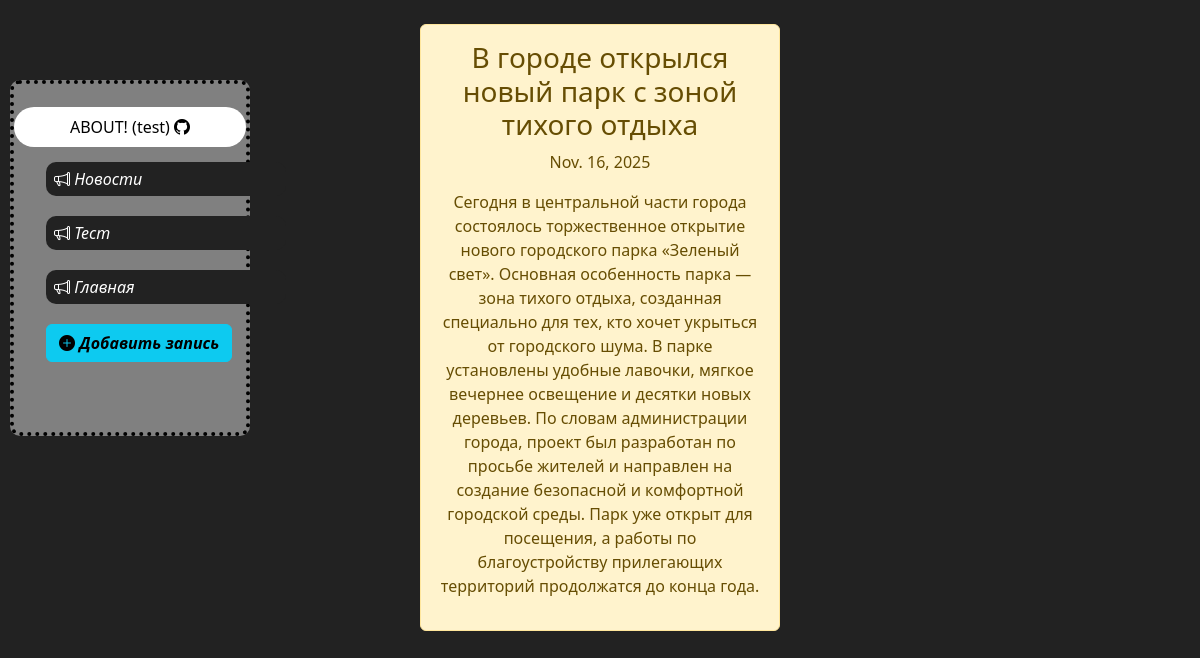
Screenshot of /news/10 with the database file from the repository.
### main/models.py (models this page shows, shortened)
class Articles(models.Model):
    title = models.CharField('Название', max_length=100)
    anons = models.CharField('Анонс', max_length=500)
    FULL = models.TextField('Статья')
    date = models.DateField('Дата')

### news/views.py (the view)
# urls.py: path('<int:pk>', views.NewsDetailView.as_view(), name="newsdetail"),
class NewsDetailView(DetailView):
    model = Articles
    template_name = "news/detail_view.html"
    context_object_name = "article"

### news/templates/news/detail_view.html (shortened to what this page needs)
{% extends "main/base.html" %}
{% block body_class %}child-page5{% endblock %}
{% block content %}
<br><div class="alert alert-warning" id="qasd">
    <h3>{{ article.title }}</h3>
    <p>{{ article.date }}</p>
    <p>{{ article.FULL }}</p>
</div>
{% endblock %}

### main/static/main/css/styles.css (style rules this page uses)
* { margin: 0 auto; padding: 0; }

### news/static/news/css/styles.css (style rules this page uses)
.child-page5 { background-color: #222; }
#qasd { width: 30%; height: 30%; text-align: center; }

### rows the page displays
Articles: title "В городе открылся новый парк с зоной тихого отдыха", date "Nov. 16, 2025", FULL "Сегодня в центральной части города состоялось торжественное открытие нового городского парка «Зеленый свет». Основная особенность парка — зона тихого отдыха, созданная специально для тех, кто хочет укрыться от городского шума. В парке установлены удобные лавочки, мягкое вечернее освещение и десятки новых деревьев. По словам администрации города, проект был разработан по просьбе жителей и направлен на создание безопасной и комфортной городской среды. Парк уже открыт для посещения, а работы по благоустройству прилегающих территорий продолжатся до конца года."
